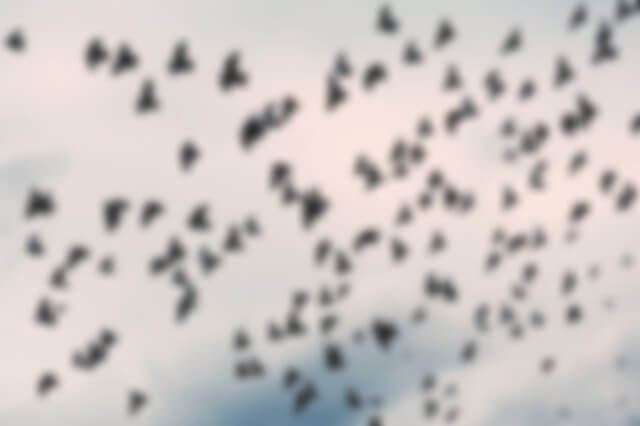
#> input picture test_images/tst2.jpg, 640 x 426 px
$ python test_sharpness.py   (older library calls are emulated)
#> lines starting #> are read from the running program, lines starting #| are printed output that depends on the picture
### base_metric.py
from __future__ import annotations

from abc import ABC, abstractmethod
from collections.abc import Sequence

import numpy as np


class BaseMetric(ABC):
    """Common contract: frames in, scores out (same order, same length)."""

    SCORE_MIN = 0.0
    SCORE_MAX = 100.0

    def score_frames(self, frames: Sequence[np.ndarray]) -> list[float]:
        validated = self._validate_frames(frames)
        return [self._clamp_score(self._score_frame(frame)) for frame in validated]

    @classmethod
    def _clamp_score(cls, value: float) -> float:
        return max(cls.SCORE_MIN, min(cls.SCORE_MAX, value))

    @staticmethod
    def _validate_frames(frames: Sequence[np.ndarray]) -> list[np.ndarray]:
        if isinstance(frames, np.ndarray):
            raise TypeError("frames must be a sequence of frame arrays, not a single array")
        if not isinstance(frames, Sequence):
            raise TypeError("frames must be a sequence of frame arrays")
        validated = list(frames)
        for index, frame in enumerate(validated):
            if not isinstance(frame, np.ndarray):
                raise TypeError(f"frames[{index}] must be numpy.ndarray")
            if frame.size == 0:
                raise ValueError(f"frames[{index}] cannot be empty")
        return validated

    @abstractmethod
    def _score_frame(self, frame: np.ndarray) -> float:
        raise NotImplementedError

### sharpness_metric.py
from __future__ import annotations

import cv2
import numpy as np
from base_metric import BaseMetric


class SharpnessMetric(BaseMetric):
    """
    Laplacian variance sharpness, normalized relative to the batch.
    Sharpest frame in batch → 100, blurriest → 0.
    """

    MIN_VARIANCE_THRESHOLD = 5.0

    def _score_frame(self, frame: np.ndarray) -> float:
        gray = cv2.cvtColor(frame, cv2.COLOR_BGR2GRAY)
        return float(cv2.Laplacian(gray, cv2.CV_64F).var())

    def score_frames(self, frames) -> list[float]:
        validated = self._validate_frames(frames)
        raw = [self._score_frame(f) for f in validated]
        return self.normalize_batch(raw)

    @classmethod
    def normalize_batch(cls, raw_variances: list[float]) -> list[float]:
        if not raw_variances:
            return []
        min_v, max_v = min(raw_variances), max(raw_variances)
        if max_v - min_v < cls.MIN_VARIANCE_THRESHOLD:
            return [50.0] * len(raw_variances)
        return [
            cls._clamp_score((v - min_v) / (max_v - min_v) * cls.SCORE_MAX)
            for v in raw_variances
        ]

### test_sharpness.py
import cv2
import numpy as np
from sharpness_metric import SharpnessMetric

def test_normalization():
    metric = SharpnessMetric()

    path = "test_images/tst2.jpg"
    original = cv2.imread(path)
#> original is the input picture: shape (426, 640, 3); mean B, G, R 195.5, 197.1, 203.4

    if original is None:
        print(f"Error: Didn't found {path}")
        return

    light = cv2.GaussianBlur(original, (11, 11), 0)
    mid = cv2.GaussianBlur(original, (31, 31), 0)
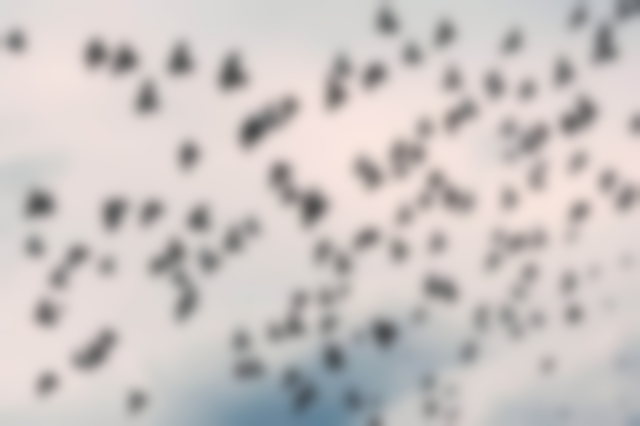
#> mid: shape (426, 640, 3); mean B, G, R 195.5, 197.1, 203.4
    strong = cv2.GaussianBlur(original, (51, 51), 0)
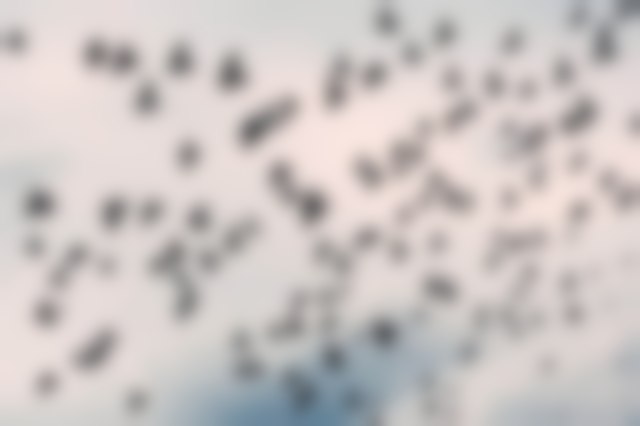
#> strong: shape (426, 640, 3); mean B, G, R 195.5, 197.1, 203.4
    vstrong = cv2.GaussianBlur(original, (101, 101), 0)
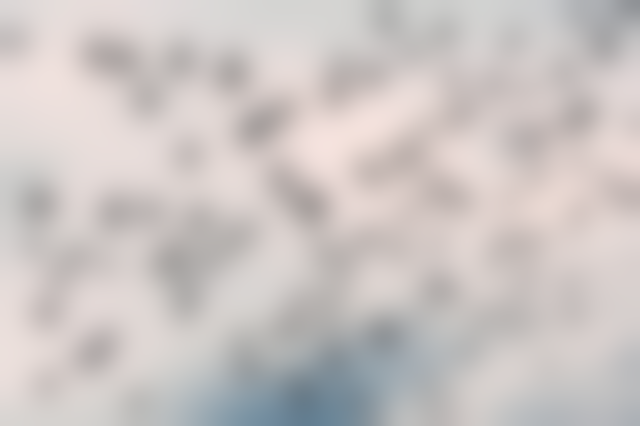
#> vstrong: shape (426, 640, 3); mean B, G, R 195.5, 197.1, 203.4

    frames = [original, light, mid, strong, vstrong]
    descriptions = [
        "original (sharp)",
        "light blur (11x11)",
        "medium blur (31x31)",
        "strong blur (51x51)",
        "very strong blur (101x101)"
    ]

    results = metric.score_frames(frames)
#> in _validate_frames, `validated = list(frames)`: validated = 5 items
#> the loop in _validate_frames, `for index, frame in enumerate(validated):` made 5 passes
#> in score_frames, `raw = [self._score_frame(f) for f in validated]`: raw = [8.1, 2.13, 1.67, 1.54, 1.54]
#> in normalize_batch, `min_v, max_v = min(raw_variances), max(raw_variances)`: min_v = 1.54; max_v = 8.1
#> results = [100, 9.11, 2.02, 0.11, 0]

    print("Results after normalization (0-100):")
    for description, result in zip(descriptions, results):
        print(f"  {description:<35} -> {result:.1f}")
#> this loop made 5 passes
#> (description, result) on passes 1 to 5: ('original (sharp)', 100), ('light blur (11x11)', 9.11), ('medium blur (31x31)', 2.02), ('strong blur (51x51)', 0.11), ('very strong blur (101x101)', 0)
#|   original (sharp)                    -> 100.0
#|   light blur (11x11)                  -> 9.1
#|   medium blur (31x31)                 -> 2.0
#|   strong blur (51x51)                 -> 0.1
#|   very strong blur (101x101)          -> 0.0

    assert results[0] == 100.0, f"Error: original should have 100, not {results[0]}"
    assert results[-1] == 0.0, f"Error: the most blurred should have 0, not {results[-1]}"

    for i in range(len(results) - 1):
        assert results[i] > results[i + 1], (
            f"Error: {descriptions[i]} ({results[i]:.1f}) should be > {descriptions[i+1]} ({results[i+1]:.1f}"
        )
#> this loop made 4 passes

    print("All asserts are good")


def test_identical_frames():
    metric = SharpnessMetric()

    frame = np.random.randint(0, 255, (480, 640, 3), dtype=np.uint8)
    frames = [frame, frame, frame]

    results = metric.score_frames(frames)
    print(f"\nTest identical frames: {results}")
    assert all(r == 50.0 for r in results), "Error: identical frames should get 50"
    print("Edge case works good")


if __name__ == "__main__":
    print("=" * 55)
    print("Test 1: Normalization relative to video")
    print("=" * 55)
    test_normalization()

    print()
    print("=" * 55)
    print("Test 2: Edge case - identical frames")
    print("=" * 55)
    test_identical_frames()

$ run again, with test_images/1.jpg copied over test_images/tst2.jpg
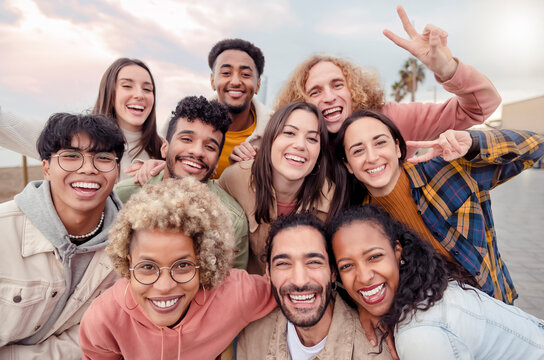
#> input picture test_images/1.jpg, 544 x 360 px
#> in test_normalization, original is the input picture: shape (360, 544, 3); mean B, G, R 141.5, 147.6, 175.4
#> in test_normalization, `vstrong = cv2.GaussianBlur(original, (101, 101), 0)`:
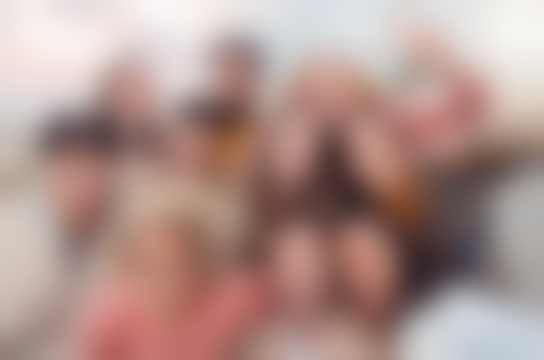
#> vstrong: shape (360, 544, 3); mean B, G, R 141.5, 147.6, 175.5
#> in _validate_frames, `validated = list(frames)`: validated = 5 items
#> the loop in _validate_frames, `for index, frame in enumerate(validated):` made 5 passes
#> in _score_frame (call 5), `gray = cv2.cvtColor(frame, cv2.COLOR_BGR2GRAY)`:
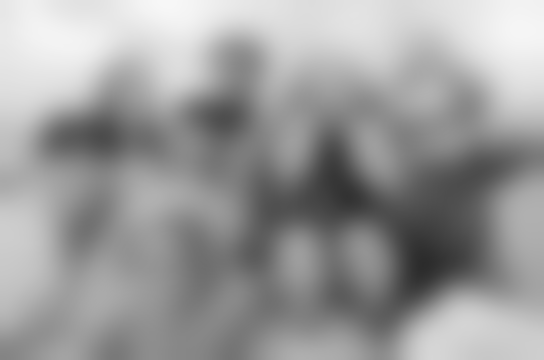
#> gray: shape (360, 544); min 43, max 247, mean 155.2
#> raw = [1121.2, 12.05, 2.48, 2.01, 1.72]
#> min_v = 1.72; max_v = 1121.2
#> results = [100, 0.923, 0.068, 0.0258, 0]
#> the loop in test_normalization, `for description, result in zip(descriptions, results):` made 5 passes
#> (description, result) on passes 1 to 5: ('original (sharp)', 100), ('light blur (11x11)', 0.923), ('medium blur (31x31)', 0.068), ('strong blur (51x51)', 0.0258), ('very strong blur (101x101)', 0)
#> (printed output is left out)
#> the loop in test_normalization, `for i in range(len(results) - 1):` made 4 passes

$ run again, with test_images/2.jpg copied over test_images/tst2.jpg
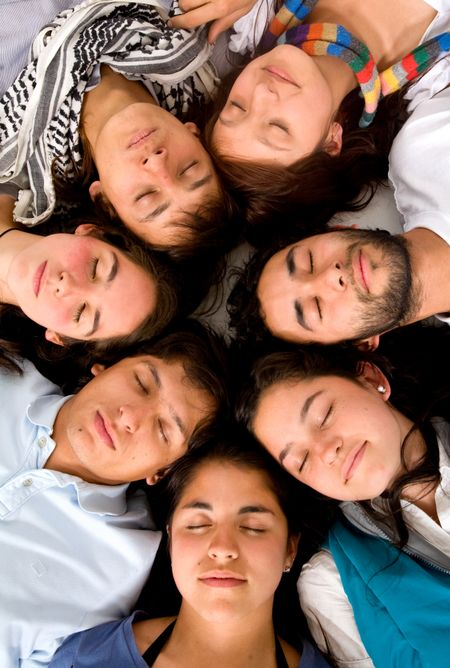
#> input picture test_images/2.jpg, 450 x 668 px
#> in test_normalization, original is the input picture: shape (668, 450, 3); mean B, G, R 100.3, 112.5, 141
#> in test_normalization, `vstrong = cv2.GaussianBlur(original, (101, 101), 0)`:
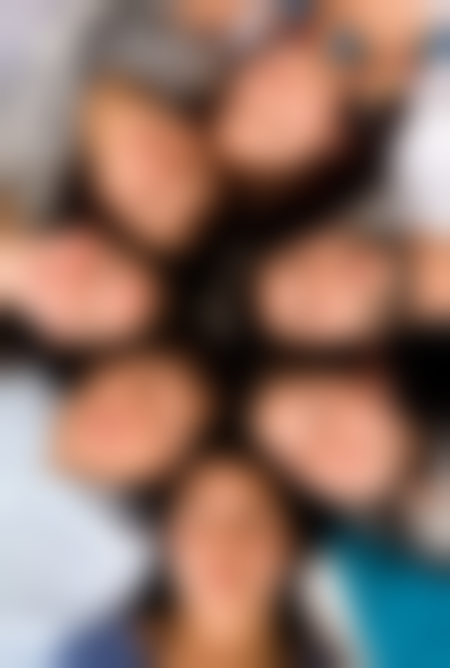
#> vstrong: shape (668, 450, 3); mean B, G, R 100.2, 112.5, 141
#> in _validate_frames, `validated = list(frames)`: validated = 5 items
#> the loop in _validate_frames, `for index, frame in enumerate(validated):` made 5 passes
#> in _score_frame (call 5), `gray = cv2.cvtColor(frame, cv2.COLOR_BGR2GRAY)`:
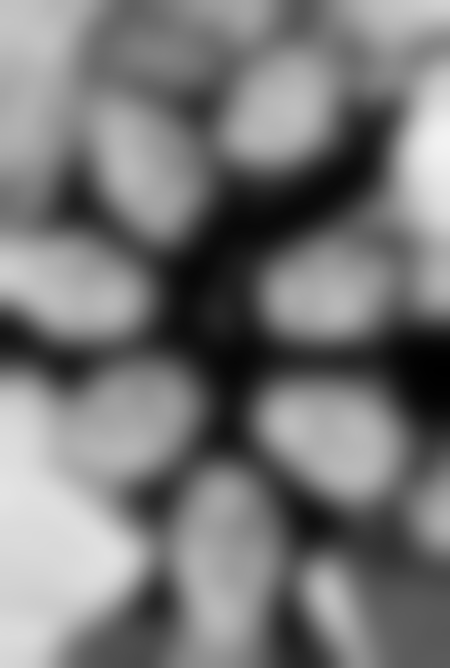
#> gray: shape (668, 450); min 0, max 242, mean 119.6
#> raw = [850.1, 12.42, 2.48, 2.08, 1.87]
#> min_v = 1.87; max_v = 850.1
#> results = [100, 1.24, 0.0722, 0.0255, 0]
#> the loop in test_normalization, `for description, result in zip(descriptions, results):` made 5 passes
#> (description, result) on passes 1 to 5: ('original (sharp)', 100), ('light blur (11x11)', 1.24), ('medium blur (31x31)', 0.0722), ('strong blur (51x51)', 0.0255), ('very strong blur (101x101)', 0)
#> (printed output is left out)
#> the loop in test_normalization, `for i in range(len(results) - 1):` made 4 passes

$ run again, with test_images/tst.jpg copied over test_images/tst2.jpg
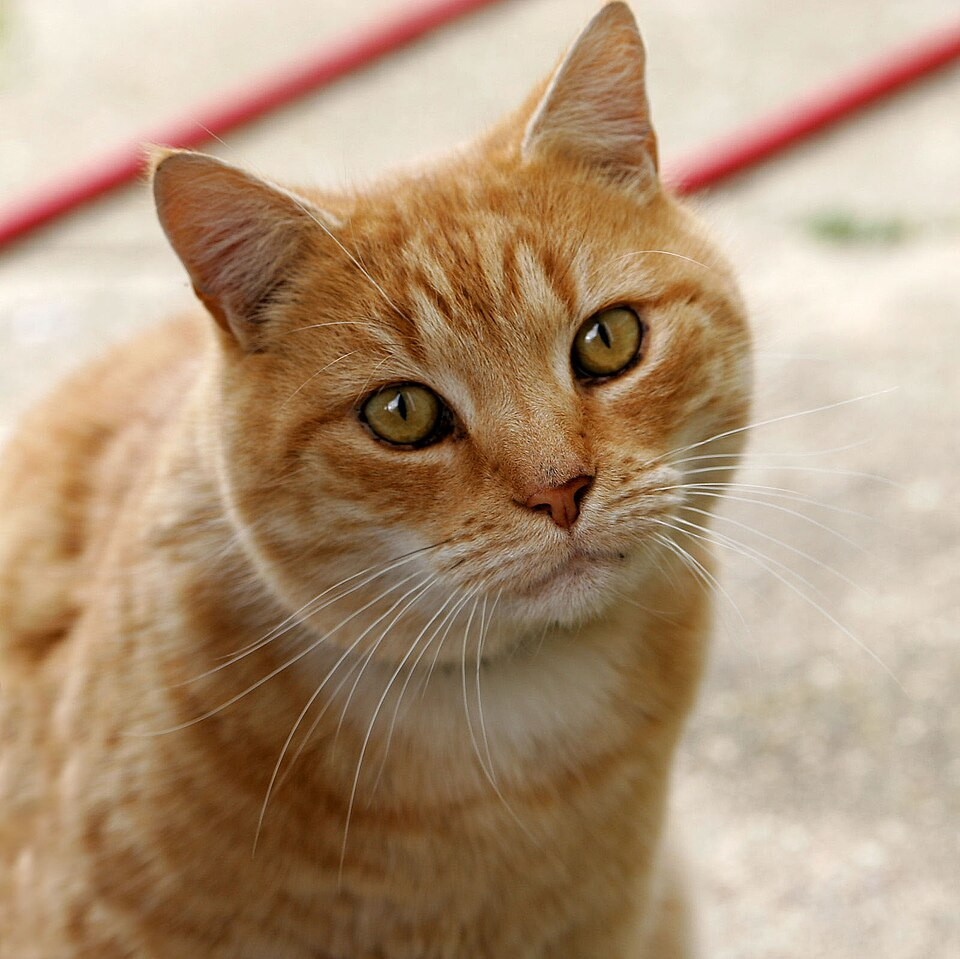
#> input picture test_images/tst.jpg, 960 x 959 px
#> in test_normalization, original is the input picture: shape (959, 960, 3); mean B, G, R 120.8, 148.8, 175.9
#> in test_normalization, `vstrong = cv2.GaussianBlur(original, (101, 101), 0)`:
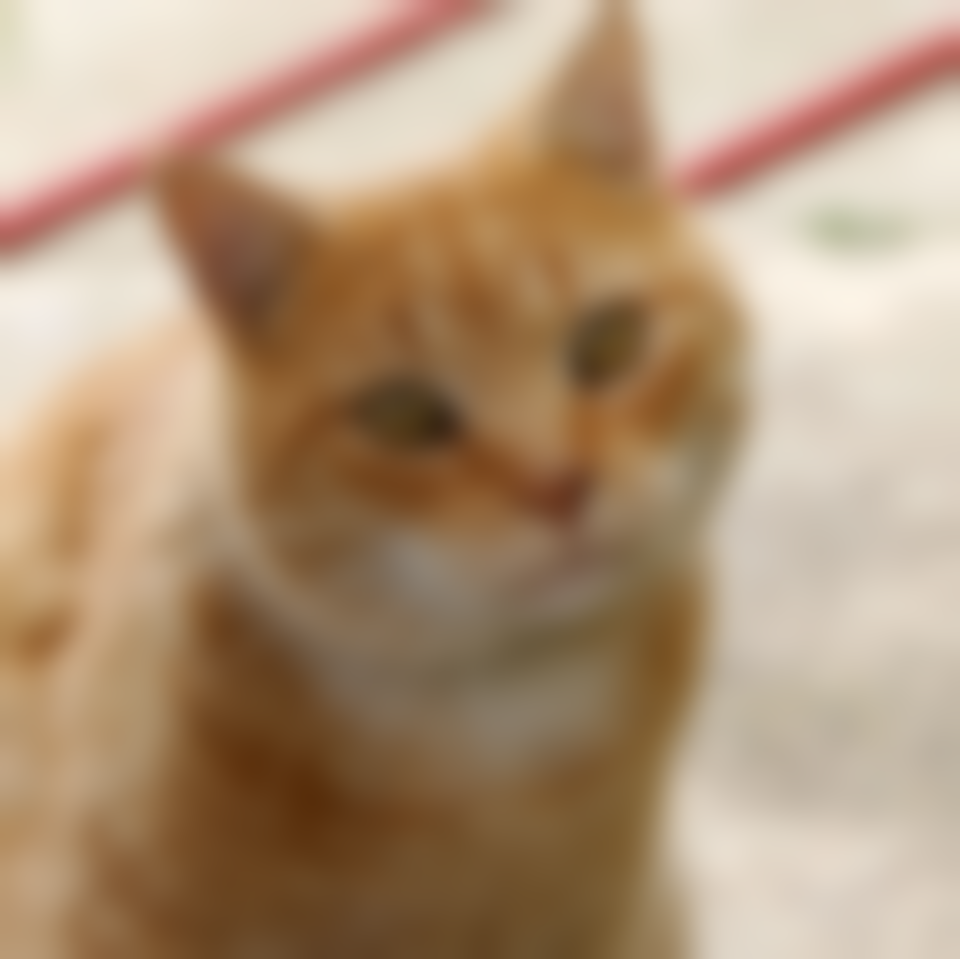
#> vstrong: shape (959, 960, 3); mean B, G, R 120.8, 148.8, 175.9
#> in _validate_frames, `validated = list(frames)`: validated = 5 items
#> the loop in _validate_frames, `for index, frame in enumerate(validated):` made 5 passes
#> in _score_frame (call 4), `gray = cv2.cvtColor(frame, cv2.COLOR_BGR2GRAY)`:
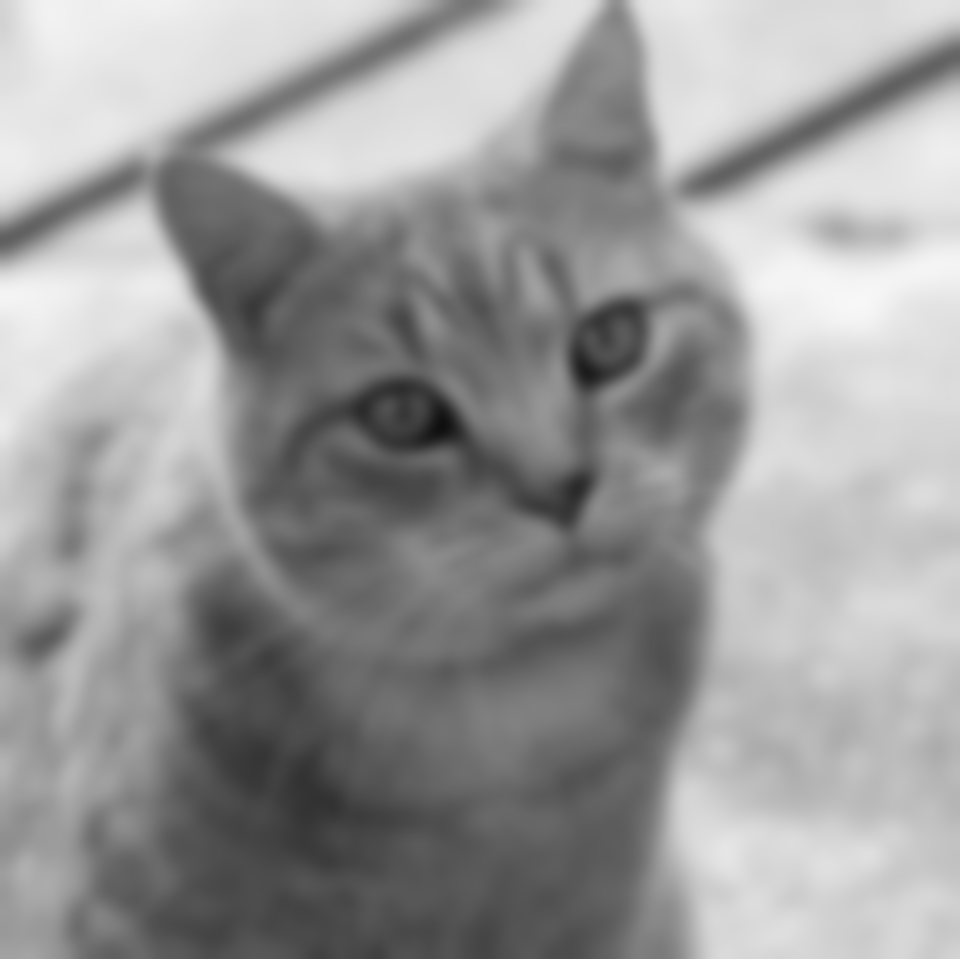
#> gray: shape (959, 960); min 14, max 247, mean 153.7
#> raw = [365.5, 2.92, 1.75, 1.62, 1.45]
#> min_v = 1.45; max_v = 365.5
#> results = [100, 0.403, 0.0822, 0.0484, 0]
#> the loop in test_normalization, `for description, result in zip(descriptions, results):` made 5 passes
#> (description, result) on passes 1 to 5: ('original (sharp)', 100), ('light blur (11x11)', 0.403), ('medium blur (31x31)', 0.0822), ('strong blur (51x51)', 0.0484), ('very strong blur (101x101)', 0)
#> (printed output is left out)
#> the loop in test_normalization, `for i in range(len(results) - 1):` made 4 passes
